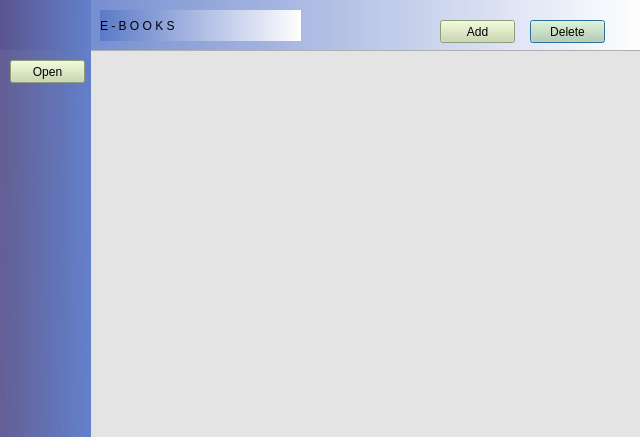
<?xml version="1.0" encoding="UTF-8"?>
<ui version="4.0">
 <class>Dialog</class>
 <widget class="QDialog" name="Dialog">
  <property name="geometry">
   <rect>
    <x>0</x>
    <y>0</y>
    <width>640</width>
    <height>437</height>
   </rect>
  </property>
  <property name="windowTitle">
   <string>Dialog</string>
  </property>
  <widget class="QWidget" name="widget" native="true">
   <property name="geometry">
    <rect>
     <x>0</x>
     <y>0</y>
     <width>641</width>
     <height>481</height>
    </rect>
   </property>
   <property name="styleSheet">
    <string notr="true">background-color: rgb(148, 177, 255);
background-color: qlineargradient(spread:pad, x1:0, y1:0, x2:1, y2:0, stop:0 rgba(90, 120, 199, 246), stop:1 rgba(255, 255, 255, 255));</string>
   </property>
   <widget class="QWidget" name="widget_2" native="true">
    <property name="geometry">
     <rect>
      <x>0</x>
      <y>50</y>
      <width>641</width>
      <height>431</height>
     </rect>
    </property>
    <property name="styleSheet">
     <string notr="true">background-color: rgb(228, 228, 228);</string>
    </property>
    <widget class="QListWidget" name="fileList">
     <property name="geometry">
      <rect>
       <x>90</x>
       <y>0</y>
       <width>551</width>
       <height>391</height>
      </rect>
     </property>
    </widget>
   </widget>
   <widget class="QPushButton" name="deleteButton">
    <property name="geometry">
     <rect>
      <x>530</x>
      <y>20</y>
      <width>75</width>
      <height>23</height>
     </rect>
    </property>
    <property name="styleSheet">
     <string notr="true">background-color: rgb(197, 213, 170);</string>
    </property>
    <property name="text">
     <string>Delete</string>
    </property>
   </widget>
   <widget class="QPushButton" name="addButton">
    <property name="geometry">
     <rect>
      <x>440</x>
      <y>20</y>
      <width>75</width>
      <height>23</height>
     </rect>
    </property>
    <property name="styleSheet">
     <string notr="true">
background-color: rgb(199, 215, 171);</string>
    </property>
    <property name="text">
     <string>Add</string>
    </property>
   </widget>
   <widget class="QLabel" name="label">
    <property name="geometry">
     <rect>
      <x>100</x>
      <y>10</y>
      <width>201</width>
      <height>31</height>
     </rect>
    </property>
    <property name="styleSheet">
     <string notr="true">font: 87 italic 14pt &quot;Segoe UI Black&quot;;</string>
    </property>
    <property name="text">
     <string>E - B O O K S</string>
    </property>
   </widget>
   <widget class="QWidget" name="widget_3" native="true">
    <property name="geometry">
     <rect>
      <x>0</x>
      <y>0</y>
      <width>91</width>
      <height>441</height>
     </rect>
    </property>
    <property name="styleSheet">
     <string notr="true">background-color: rgb(88, 81, 139);
background-color: qlineargradient(spread:reflect, x1:0, y1:0, x2:1, y2:0.04, stop:0 rgba(88, 81, 139, 234), stop:1 rgba(99, 128, 202, 255));</string>
    </property>
    <widget class="QPushButton" name="openButton">
     <property name="geometry">
      <rect>
       <x>10</x>
       <y>60</y>
       <width>75</width>
       <height>23</height>
      </rect>
     </property>
     <property name="styleSheet">
      <string notr="true">
background-color: rgb(199, 215, 171);</string>
     </property>
     <property name="text">
      <string>Open</string>
     </property>
    </widget>
   </widget>
  </widget>
 </widget>
 <resources/>
 <connections/>
</ui>
